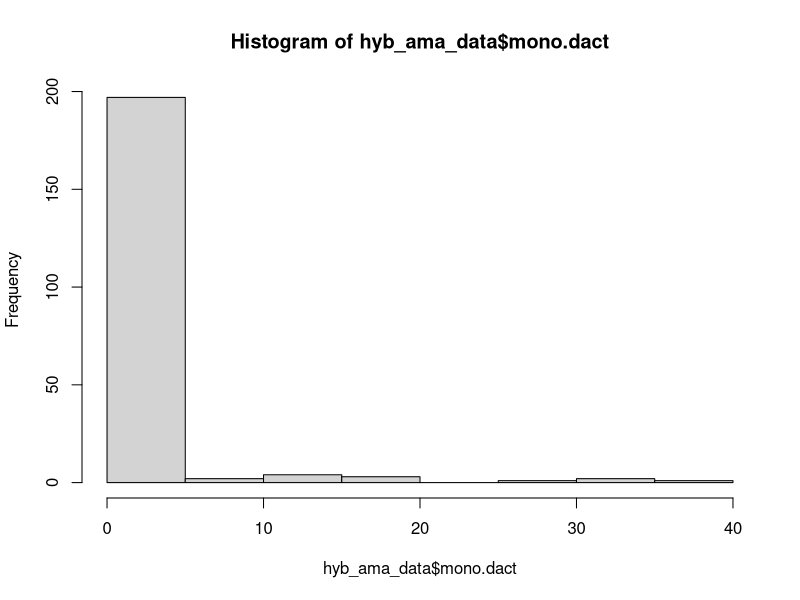
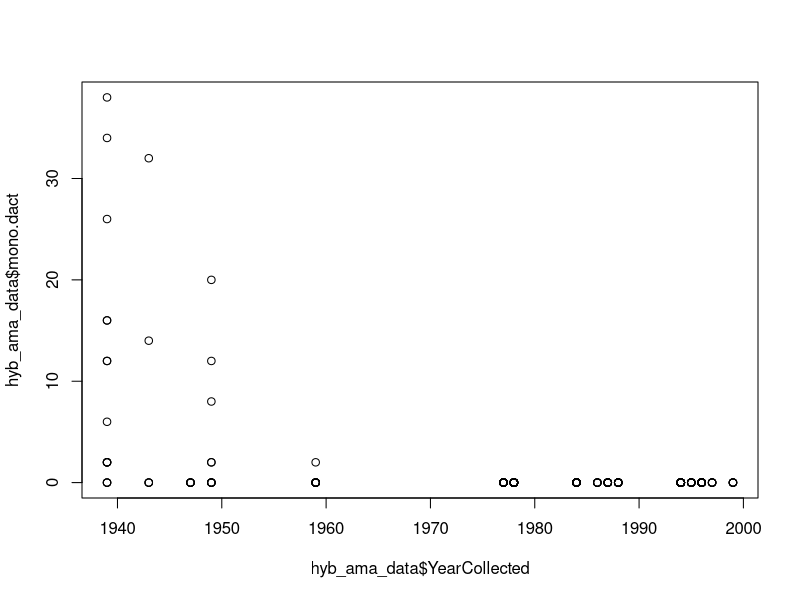
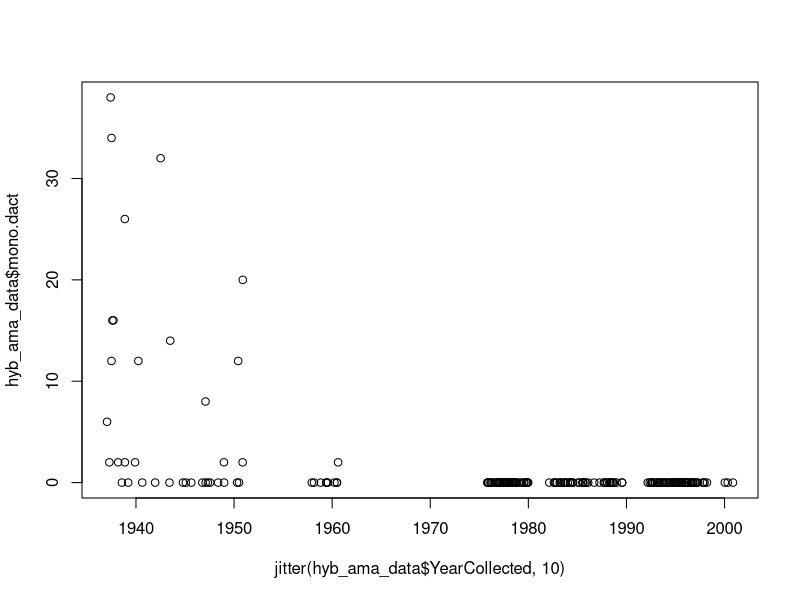
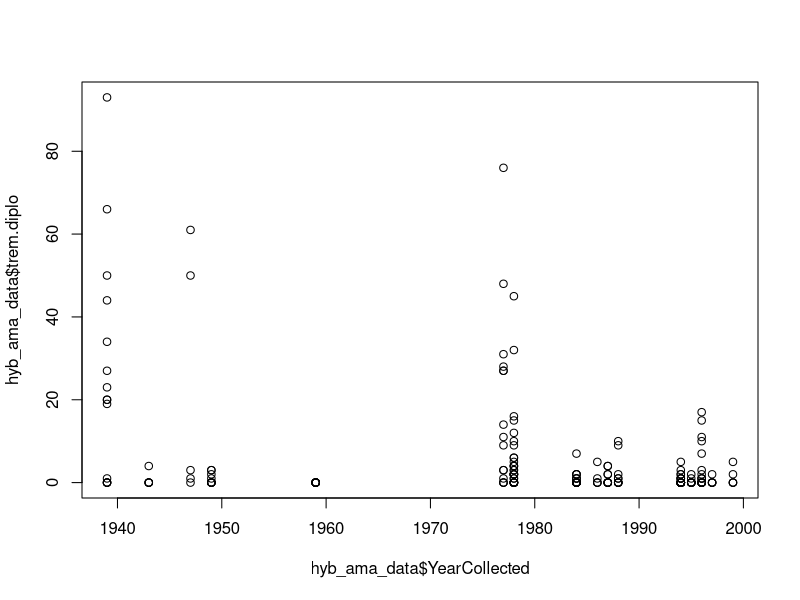
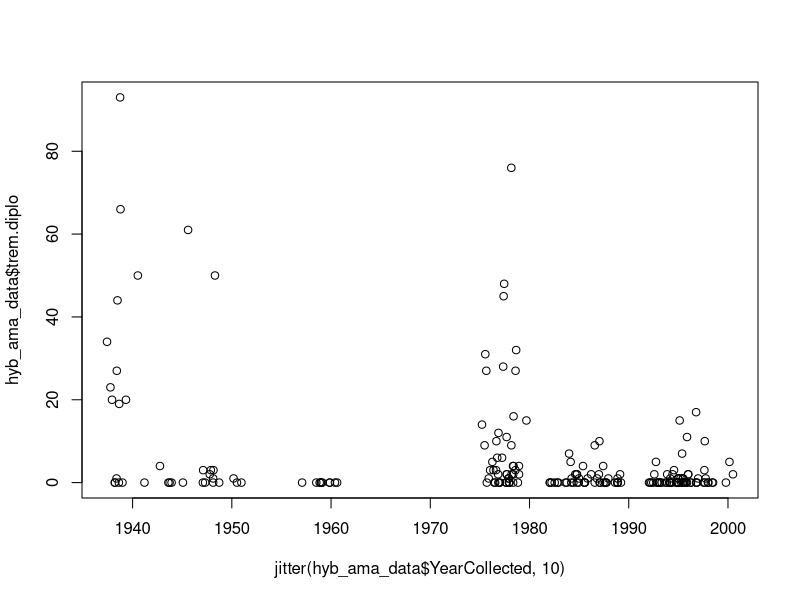

Write R code to recreate these figures, in order.
# How to use R
# A workshop
# Written by Chelsea Wood (chelwood@uw.edu)
# 1 July 2025
# HI!

# To run a thing in R, you put your cursor on it and hit COMMAND+RETURN (on Mac) or CONTROL+RETURN (on PC).
# Anything with a # in front of it will not run, because it is annotation - words designed to be human-readable, but meant to be ignored by R.

# This is how you find out what directory R is reading from - i.e., what folder on your computer is R going to when you ask it to retrieve a file?  getwd = get working directory.

getwd()

# If you need to change your working directory , paste the file structure between the quotation marks below.
# To get the file structure, open the folder and then "Get info" about that folder. Copy the file structure and paste it below.

setwd("C:/Users/imani/OneDrive/Desktop/TUBRI_Monogenea_Project")

# Once your working directory is set, you're ready to read in the data!  If there are sub-folders inside your working directory, you'll need to specify them as I have below.
# The <- command tells R what a thing is called.  So you can read the line below as,
# Look at this csv file, and name it hyb_ama_data.  When I call hyb_ama_data, I want you to give me the csv file.

hyb_ama_data<-read.csv("data/processed/Hybognathus_amarus_processed_human_readable_2025.07.06.csv")

# To see your data as a spreadsheet in a new tab, use the View command.

View(hyb_ama_data)

# You can also see your data in the console below by running the name of the dataset.

hyb_ama_data


# With your dataset ready to go, you can now call individual columns in that dataset using $ plus the variable name, exactly as it is spelled and capitalized in the dataset.

hyb_ama_data$YearCollected
hyb_ama_data$mono.dact


# You can also call individual rows, columns, or cells using brackets.

hyb_ama_data[33,2]

# You can now perform simple data manipulations on the variables.  For example, if I want the total number of MONO.DACT worms we counted in Hybognathus amarus, I can write,

sum(hyb_ama_data$trem.diplo)

#Uh oh! Why doesn't that work? 
# When there's an NA present in a list, R can't do calculations with it. You can get around it with this handy piece of code:
# na.rm=TRUE
# Let's try the same code again, but include the na.rm piece:

sum(hyb_ama_data$trem.diplo, na.rm=TRUE)

# Or maybe I want the mean number of MONO.DACT per fish. It's simple as this:

mean(hyb_ama_data$mono.dact)

# I can even call up a quick histogram of the number of MONO.DACT in each fish:

hist(hyb_ama_data$mono.dact)

# Or I can plot the number of MONO.DACT over time - plot(y~x).

plot(hyb_ama_data$mono.dact~hyb_ama_data$YearCollected)

plot(hyb_ama_data$mono.dact~jitter(hyb_ama_data$YearCollected,10))

plot(hyb_ama_data$trem.diplo~hyb_ama_data$YearCollected)

plot(hyb_ama_data$trem.diplo~jitter(hyb_ama_data$YearCollected,10))

# Looks like there's a pattern there!  Let's do a simple statistical test to see if it is significant?
# A model is an equation that represents the data. Here, our model is y = mx + b.

summary(lm(hyb_ama_data$mono.dact~hyb_ama_data$YearCollected))

summary(lm(hyb_ama_data$trem.diplo~hyb_ama_data$YearCollected))
